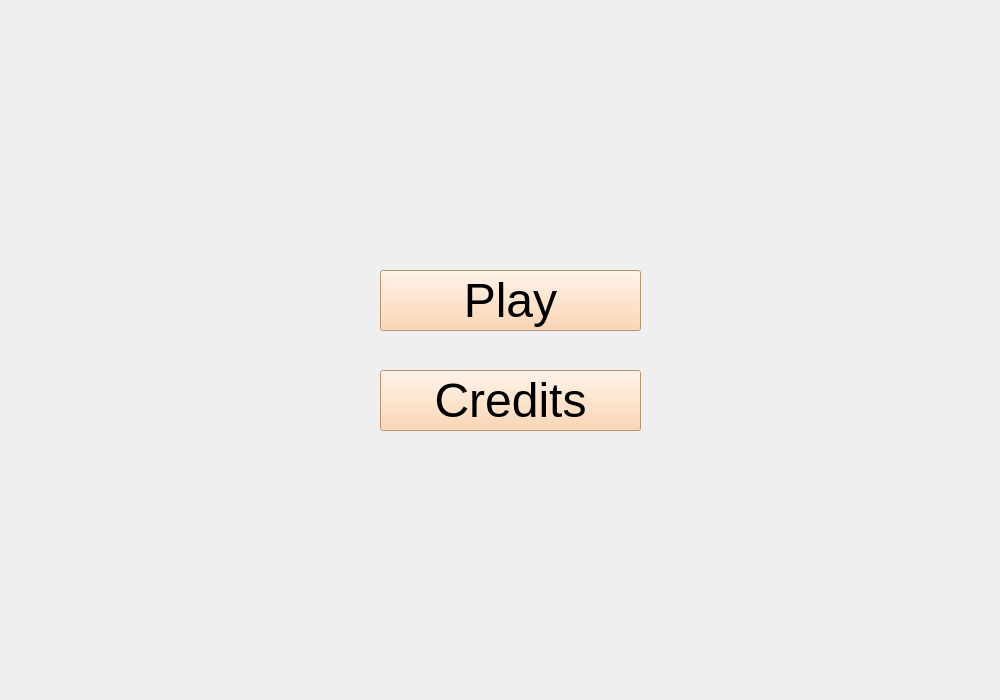
<?xml version="1.0" encoding="UTF-8"?>
<ui version="4.0">
 <class>MainWindow</class>
 <widget class="QMainWindow" name="MainWindow">
  <property name="geometry">
   <rect>
    <x>0</x>
    <y>0</y>
    <width>1000</width>
    <height>700</height>
   </rect>
  </property>
  <property name="windowTitle">
   <string>Alien Attack</string>
  </property>
  <property name="autoFillBackground">
   <bool>true</bool>
  </property>
  <property name="styleSheet">
   <string notr="true">background: url('qt_windows/background.png')</string>
  </property>
  <widget class="QWidget" name="centralwidget">
   <widget class="QPushButton" name="play">
    <property name="geometry">
     <rect>
      <x>380</x>
      <y>270</y>
      <width>261</width>
      <height>61</height>
     </rect>
    </property>
    <property name="focusPolicy">
     <enum>Qt::ClickFocus</enum>
    </property>
    <property name="styleSheet">
     <string notr="true">background:rgb(255, 204, 158);
font-family: &quot;DejaVu Serif&quot;;
font-size: 36pt;</string>
    </property>
    <property name="text">
     <string>Play</string>
    </property>
   </widget>
   <widget class="QPushButton" name="credits">
    <property name="geometry">
     <rect>
      <x>380</x>
      <y>370</y>
      <width>261</width>
      <height>61</height>
     </rect>
    </property>
    <property name="styleSheet">
     <string notr="true">background:rgb(255, 204, 158);
font-family: &quot;DejaVu Serif&quot;;
font-size: 36pt;</string>
    </property>
    <property name="text">
     <string>Credits</string>
    </property>
   </widget>
  </widget>
 </widget>
 <resources/>
 <connections/>
</ui>
